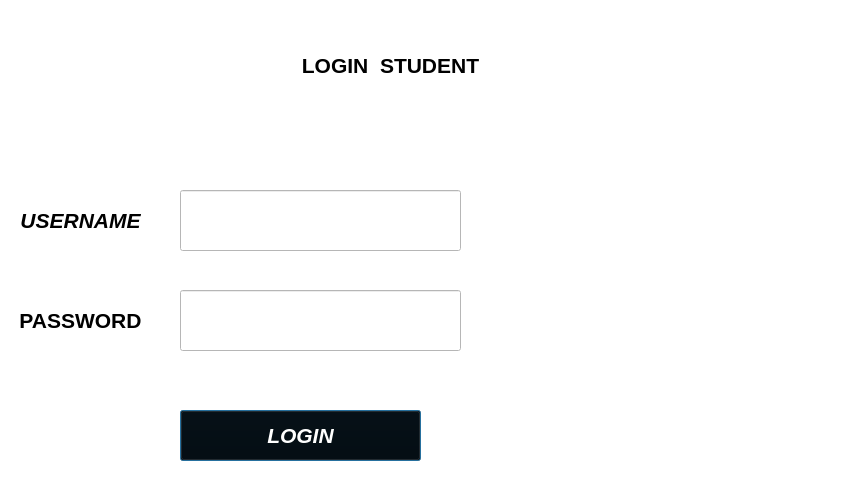
<?xml version="1.0" encoding="UTF-8"?>
<ui version="4.0">
 <class>Loginstudent</class>
 <widget class="QDialog" name="Loginstudent">
  <property name="enabled">
   <bool>true</bool>
  </property>
  <property name="geometry">
   <rect>
    <x>0</x>
    <y>0</y>
    <width>850</width>
    <height>500</height>
   </rect>
  </property>
  <property name="windowTitle">
   <string>Dialog</string>
  </property>
  <property name="styleSheet">
   <string notr="true">background-color: rgb(255,255, 255);
</string>
  </property>
  <widget class="QLineEdit" name="password">
   <property name="geometry">
    <rect>
     <x>180</x>
     <y>290</y>
     <width>281</width>
     <height>61</height>
    </rect>
   </property>
  </widget>
  <widget class="QPushButton" name="pushButton">
   <property name="geometry">
    <rect>
     <x>180</x>
     <y>410</y>
     <width>241</width>
     <height>51</height>
    </rect>
   </property>
   <property name="font">
    <font>
     <pointsize>16</pointsize>
     <italic>true</italic>
     <bold>true</bold>
     <underline>false</underline>
    </font>
   </property>
   <property name="styleSheet">
    <string notr="true">background-color: rgb(0, 0, 0);
color: rgb(255,255, 255);
</string>
   </property>
   <property name="text">
    <string>LOGIN</string>
   </property>
  </widget>
  <widget class="QLineEdit" name="username">
   <property name="geometry">
    <rect>
     <x>180</x>
     <y>190</y>
     <width>281</width>
     <height>61</height>
    </rect>
   </property>
  </widget>
  <widget class="QLabel" name="label_3">
   <property name="geometry">
    <rect>
     <x>220</x>
     <y>40</y>
     <width>341</width>
     <height>51</height>
    </rect>
   </property>
   <property name="font">
    <font>
     <family>Arial</family>
     <pointsize>16</pointsize>
     <bold>true</bold>
    </font>
   </property>
   <property name="styleSheet">
    <string notr="true">background-color: rgb(255, 255, 255,0);</string>
   </property>
   <property name="text">
    <string>LOGIN  STUDENT</string>
   </property>
   <property name="alignment">
    <set>Qt::AlignCenter</set>
   </property>
  </widget>
  <widget class="QLabel" name="label_2">
   <property name="geometry">
    <rect>
     <x>10</x>
     <y>290</y>
     <width>141</width>
     <height>61</height>
    </rect>
   </property>
   <property name="font">
    <font>
     <family>Arial</family>
     <pointsize>16</pointsize>
     <italic>false</italic>
     <bold>true</bold>
     <underline>false</underline>
    </font>
   </property>
   <property name="styleSheet">
    <string notr="true">background-color: rgb(255, 255, 255,0);</string>
   </property>
   <property name="text">
    <string>PASSWORD</string>
   </property>
   <property name="alignment">
    <set>Qt::AlignCenter</set>
   </property>
  </widget>
  <widget class="QLabel" name="label">
   <property name="geometry">
    <rect>
     <x>10</x>
     <y>190</y>
     <width>141</width>
     <height>61</height>
    </rect>
   </property>
   <property name="font">
    <font>
     <family>Arial</family>
     <pointsize>16</pointsize>
     <italic>true</italic>
     <bold>true</bold>
     <underline>false</underline>
    </font>
   </property>
   <property name="styleSheet">
    <string notr="true">background-color: rgb(255, 255, 255,0);</string>
   </property>
   <property name="text">
    <string>USERNAME</string>
   </property>
   <property name="alignment">
    <set>Qt::AlignCenter</set>
   </property>
  </widget>
 </widget>
 <resources/>
 <connections/>
</ui>
